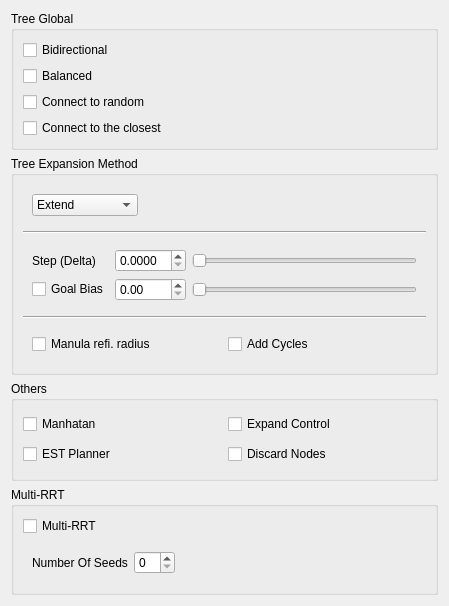
         <widget class="QWidget" name="scrollAreaWidgetContents_4">
          <property name="geometry">
           <rect>
            <x>0</x>
            <y>0</y>
            <width>449</width>
            <height>606</height>
           </rect>
          </property>
          <layout class="QVBoxLayout" name="verticalLayout">
           <item>
            <widget class="QGroupBox" name="treeGroupBox">
             <property name="title">
              <string>Tree Global</string>
             </property>
             <layout class="QGridLayout" name="gridLayout_23">
              <item row="1" column="0">
               <widget class="QCheckBox" name="isBidir">
                <property name="text">
                 <string>Bidirectional</string>
                </property>
               </widget>
              </item>
              <item row="2" column="0">
               <widget class="QCheckBox" name="isBalanced">
                <property name="text">
                 <string>Balanced</string>
                </property>
               </widget>
              </item>
              <item row="3" column="0">
               <widget class="QCheckBox" name="checkBoxRandomInCompCo">
                <property name="text">
                 <string>Connect to random</string>
                </property>
               </widget>
              </item>
              <item row="4" column="0">
               <widget class="QCheckBox" name="checkBoxClosestInCompCo">
                <property name="text">
                 <string>Connect to the closest</string>
                </property>
               </widget>
              </item>
             </layout>
            </widget>
           </item>
           <item>
            <widget class="QGroupBox" name="expansionGroupBox">
             <property name="title">
              <string>Tree Expansion Method</string>
             </property>
             <layout class="QVBoxLayout" name="verticalLayout_30">
              <item>
               <widget class="QWidget" name="expansionWidget" native="true">
                <layout class="QHBoxLayout" name="horizontalLayout_18">
                 <item>
                  <widget class="QComboBox" name="expansionMethod">
                   <item>
                    <property name="text">
                     <string>Extend</string>
                    </property>
                   </item>
                   <item>
                    <property name="text">
                     <string>Extend n Step</string>
                    </property>
                   </item>
                   <item>
                    <property name="text">
                     <string>Connect</string>
                    </property>
                   </item>
                   <item>
                    <property name="text">
                     <string>Cost Connect</string>
                    </property>
                   </item>
                  </widget>
                 </item>
                 <item>
                  <spacer name="horizontalSpacer_24">
                   <property name="orientation">
                    <enum>Qt::Horizontal</enum>
                   </property>
                   <property name="sizeHint" stdset="0">
                    <size>
                     <width>242</width>
                     <height>20</height>
                    </size>
                   </property>
                  </spacer>
                 </item>
                </layout>
               </widget>
              </item>
              <item>
               <widget class="Line" name="line_5">
                <property name="orientation">
                 <enum>Qt::Horizontal</enum>
                </property>
               </widget>
              </item>
              <item>
               <widget class="QWidget" name="stepAndBiasWidget" native="true">
                <layout class="QGridLayout" name="gridLayout_42">
                 <item row="1" column="0">
                  <widget class="QLabel" name="label_5">
                   <property name="text">
                    <string>Step (Delta)</string>
                   </property>
                  </widget>
                 </item>
                 <item row="1" column="1">
                  <widget class="QDoubleSpinBox" name="doubleSpinBoxExtentionStep">
                   <property name="decimals">
                    <number>4</number>
                   </property>
                   <property name="minimum">
                    <double>0.000000000000000</double>
                   </property>
                   <property name="maximum">
                    <double>20.000000000000000</double>
                   </property>
                  </widget>
                 </item>
                 <item row="1" column="2">
                  <widget class="QSlider" name="horizontalSliderExtentionStep">
                   <property name="maximum">
                    <number>10000000</number>
                   </property>
                   <property name="orientation">
                    <enum>Qt::Horizontal</enum>
                   </property>
                  </widget>
                 </item>
                 <item row="2" column="1">
                  <widget class="QDoubleSpinBox" name="doubleSpinBoxBias">
                   <property name="maximum">
                    <double>1.000000000000000</double>
                   </property>
                   <property name="singleStep">
                    <double>0.010000000000000</double>
                   </property>
                  </widget>
                 </item>
                 <item row="2" column="2">
                  <widget class="QSlider" name="horizontalSliderBias">
                   <property name="orientation">
                    <enum>Qt::Horizontal</enum>
                   </property>
                  </widget>
                 </item>
                 <item row="2" column="0">
                  <widget class="QCheckBox" name="checkBoxIsGoalBias">
                   <property name="text">
                    <string>Goal Bias</string>
                   </property>
                  </widget>
                 </item>
                </layout>
               </widget>
              </item>
              <item>
               <widget class="Line" name="line_6">
                <property name="orientation">
                 <enum>Qt::Horizontal</enum>
                </property>
               </widget>
              </item>
              <item>
               <widget class="QWidget" name="widget_22" native="true">
                <layout class="QHBoxLayout" name="horizontalLayout_17">
                 <item>
                  <widget class="QCheckBox" name="isManualRefiRadius">
                   <property name="text">
                    <string>Manula refi. radius</string>
                   </property>
                  </widget>
                 </item>
                 <item>
                  <widget class="QCheckBox" name="isAddingCycles">
                   <property name="text">
                    <string>Add Cycles</string>
                   </property>
                  </widget>
                 </item>
                </layout>
               </widget>
              </item>
             </layout>
            </widget>
           </item>
           <item>
            <widget class="QGroupBox" name="othersGroupBox">
             <property name="title">
              <string>Others</string>
             </property>
             <layout class="QGridLayout" name="gridLayout_24">
              <item row="0" column="1">
               <widget class="QCheckBox" name="isExpandControl">
                <property name="text">
                 <string>Expand Control</string>
                </property>
               </widget>
              </item>
              <item row="0" column="0">
               <widget class="QCheckBox" name="isManhattan">
                <property name="text">
                 <string>Manhatan</string>
                </property>
               </widget>
              </item>
              <item row="1" column="0">
               <widget class="QCheckBox" name="isEST">
                <property name="text">
                 <string>EST Planner</string>
                </property>
               </widget>
              </item>
              <item row="1" column="1">
               <widget class="QCheckBox" name="isDiscardingNodes">
                <property name="text">
                 <string>Discard Nodes</string>
                </property>
               </widget>
              </item>
             </layout>
            </widget>
           </item>
           <item>
            <widget class="QGroupBox" name="groupBox_3">
             <property name="title">
              <string>Multi-RRT</string>
             </property>
             <layout class="QGridLayout" name="gridLayout">
              <item row="0" column="0">
               <widget class="QCheckBox" name="checkBoxMultiRRT">
                <property name="text">
                 <string>Multi-RRT</string>
                </property>
               </widget>
              </item>
              <item row="1" column="0">
               <widget class="QWidget" name="widget_2" native="true">
                <layout class="QHBoxLayout" name="horizontalLayout_3">
                 <item>
                  <widget class="QLabel" name="label_3">
                   <property name="text">
                    <string>Number Of Seeds</string>
                   </property>
                  </widget>
                 </item>
                 <item>
                  <widget class="QSpinBox" name="spinBoxNumberOfSeeds"/>
                 </item>
                 <item>
                  <spacer name="horizontalSpacer_5">
                   <property name="orientation">
                    <enum>Qt::Horizontal</enum>
                   </property>
                   <property name="sizeHint" stdset="0">
                    <size>
                     <width>40</width>
                     <height>20</height>
                    </size>
                   </property>
                  </spacer>
                 </item>
                </layout>
               </widget>
              </item>
             </layout>
            </widget>
           </item>
          </layout>
         </widget>
